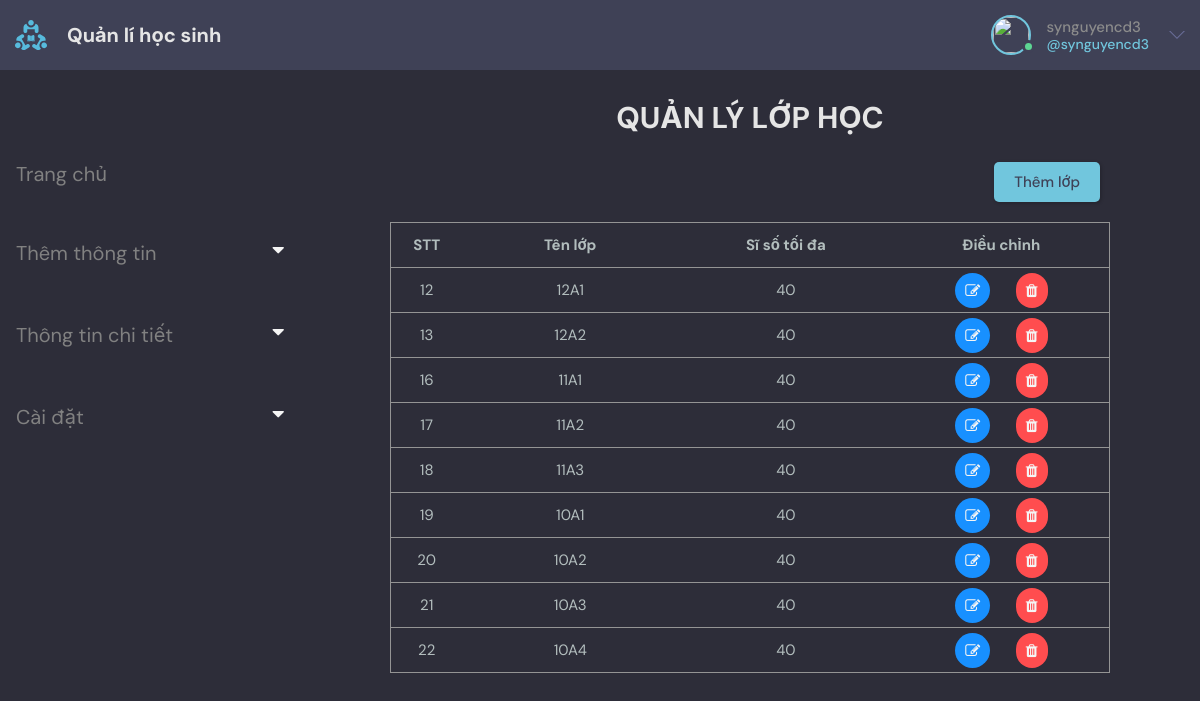
The app's page /class_setting/ (signed in) with its own data.
### base/models.py (models this page shows, shortened)
class LOPHOC(models.Model):
    TENLOP = models.CharField(max_length=30, null=False)
    SISO = models.IntegerField(null=False, validators=[MinValueValidator(0), MaxValueValidator(1000)])
    NIENKHOA = models.ForeignKey(Age, null=True ,on_delete=models.SET_NULL)

### base/views.py (the view, shortened to what this page needs)
def class_setting(request):
    form = ClassForm()
    classInfo = LOPHOC.objects.all().values()
    context = {
        'form':form,
        'classInfo':classInfo,
        }
    return render(request, 'base/class_setting.html',context)

### base/models.py (called while the page is built)
    def __str__(self):
        return self.year

### base/templates/base/class_setting.html (shortened to what this page needs)
{% extends 'main.html' %}
{% block content %}
<main class="layout">
    <div class="container">
        {% include 'base/topics_component.html' %}
        <div class = "roomList">
            <h1 class="label">Quản lý lớp học</h3>
            <div>
                <div class="row">
                    <button class="btn btn-outline-primary col-lg-11 btn--main" onclick="addClassForm();">Thêm lớp</button>
                </div>
                <table id="table" class="table table-sm">
                    <tr>
                        <th style="width:10%">STT</th>
                        <th style="width:30%">Tên lớp</th>
                        <th style="width:30%">Sĩ số tối đa</th>
                        <th style="width:30%">Điều chỉnh</th>
                    </tr>
                    {% for x in classInfo %}
                    <tr>
                        <td>{{ x.id }}</td>
                        <td>{{ x.TENLOP }}</td>
                        <td>{{ x.SISO }}</td>
                        <td>
                            <a class="modifyBtn" href="{% url 'class_setting_update' x.id %}"><i class="fa fa-edit"> </i> </a>
                            <a class="deleteBtn" href="{% url 'class_setting_delete' x.id %}"><i class="fa fa-trash"> </i> </a>
                        </td>
                    </tr>
                    {% endfor %}
                </table>
            </div>
            <br>
        </div>
    </div>
</main>
{% endblock content %}

### templates/navbar.html (shortened to what this page needs)
{% load static %}
<header class="header header--loggedIn">
    <div class="container">
        <a href="{% url 'home' %}" class="header__logo">
            <img src="{% static 'images/logo.svg' %}" />
            <h1>Quản lí học sinh</h1>
        </a>
        <nav class="header__menu">
            {% if request.user.is_authenticated %}
            <div class="header__user">
                <a href=" url 'update-user' ">
                    <div class="avatar avatar--medium active">
                        <img src="{{request.user.avatar.url}}" />
                    </div>
                    <p>{{request.user.username}} <span>@{{request.user.username}}</span></p>
                </a>
                <button class="dropdown-button">
                    <svg version="1.1" xmlns="http://www.w3.org/2000/svg" width="32" height="32" viewBox="0 0 32 32">
                        <title>chevron-down</title>
                        <path d="M16 21l-13-13h-3l16 16 16-16h-3l-13 13z"></path>
                    </svg>
                </button>
            </div>
            {% else %}
            <a href="{% url 'login' %}">
                <img src="{% static 'images/avatar.svg' %}" />
                <p>Login</p>
            </a>
            {% endif %}
        </nav>
    </div>
</header>

### static/styles/style.css (style rules this page uses)
:root { --color-main: #71c6dd; --color-main-light: #e1f6fb; --color-dark: #3f4156; --color-dark-medium: #51546e; --color-dark-light: #696d97; --color-light: #e5e5e5; --color-gray: #8b8b8b; --color-light-gray: #b2bdbd; --color-bg: #2d2d39; --color-success: #5dd693; --color-error: #fc4b0b; }
* { font-family: "DM Sans", -apple-system, BlinkMacSystemFont, "Segoe UI", Roboto, Oxygen, Ubuntu, Cantarell, "Open Sans", "Helvetica Neue", sans-serif; margin: 0; padding: 0; box-sizing: border-box; text-rendering: optimizeLegibility; font-size: inherit; }
html { font-size: 56.25%; }
@media only screen and (min-width: 1200px) { html { font-size: 62.5%; } }
body { line-height: 1.6; font-weight: 400; font-size: 1.5rem; color: var(--color-light-gray); background-color: var(--color-bg); min-height: 100vh; }
img { width: 100%; }
a { display: inline-block; color: var(--color-main); text-decoration: none; }
.container { max-width: 120rem; width: 100%; margin: auto; }
.btn { background-color: transparent; border: none; display: inline-flex; align-items: center; gap: 1rem; cursor: pointer; transition: all ease-in-out 0.3s; padding: 1rem 2rem; border-radius: 5px; box-shadow: 1px 1px 3px 1px rgba(0, 0, 0, 0.15); font-weight: 500; }
.btn--main { background-color: var(--color-main); color: var(--color-dark); }
.avatar { position: relative; display: inline-block; border-radius: 50%; border: 2px solid var(--color-main); }
.avatar img { display: block; border-radius: 50%; object-fit: cover; object-position: center; }
.avatar::after { content: ""; display: block; position: absolute; background-color: var(--color-gray); z-index: 111; border-radius: 50%; border: 0.3rem solid var(--color-dark); }
.avatar.active::after { background-color: var(--color-success); }
.avatar.avatar--medium img { width: 3.6rem; height: 3.6rem; border-radius: 50%; }
.avatar.avatar--medium:after { width: 0.7rem; height: 0.7rem; bottom: 0px; right: -6px; }
.header { padding: 1.5rem; background-color: var(--color-dark); }
.header > .container { display: flex; gap: 9.5rem; }
.header__logo, .header__user { display: flex; gap: 2rem; align-items: center; }
.header__logo > img { height: 3.2rem; width: 3.2rem; }
.header__logo > h1 { font-weight: 700; font-size: 2rem; color: var(--color-light); }
.header__menu { margin-left: auto; position: relative; }
.header__menu a { display: flex; gap: 1.5rem; align-items: center; font-weight: 500; text-decoration: none; color: var(--color-gray); }
.header__menu img { height: 3.6rem; }
.header__menu p { line-height: 1.2; }
.header__menu span { color: var(--color-main); font-weight: 500; font-size: 1.4rem; display: block; }
.header__menu svg { width: 1.6rem; height: 1.6rem; fill: var(--color-dark-light); }
.dropdown-button { background: transparent; border: 0; outline: 0; cursor: pointer; }
.layout { margin-top: 2.4rem; }
.layout > .container { display: flex; justify-content: space-between; align-items: flex-start; }
table, td, th { border: 0px solid black; }
th,td { padding-top: 0px; padding-bottom: 0px; padding-left: 0px; padding-right: 0px; text-align: center; }

### base/templates/base/class_setting.html (style rules this page uses)
.table { border:1px solid rgb(148, 148, 148); width:100%; border-collapse: collapse; }
h1.label { font-weight: 700; font-size: 2em; color: var(--color-light); text-align: center; text-transform:uppercase; }
.roomList { width:60%; }
tr { height:45px; border-bottom:1px solid rgb(148, 148, 148); position: relative; }
th, td { text-align: center; }
.btn { margin: 10px; background-color: var(--color-main); color: var(--color-dark); }
.row { display: flex; justify-content: flex-end; margin: 10px 0px; }
.modifyBtn { background-color: #1890FF; margin: auto; padding: 10px; border-radius: 20px; border: none; margin-right: 10%; }
.deleteBtn { background-color: #FF4D4F; padding: 10px; border-radius: 20px; border: none; margin: auto; }
i { color: whitesmoke; font-size: 20px; }

### base/templates/base/topics_component.html (style rules this page uses)
.active { color: white; }

### records on screen
LOPHOC: id "12", TENLOP "12A1", SISO "40"
LOPHOC: id "13", TENLOP "12A2", SISO "40"
LOPHOC: id "16", TENLOP "11A1", SISO "40"
LOPHOC: id "17", TENLOP "11A2", SISO "40"
LOPHOC: id "18", TENLOP "11A3", SISO "40"
LOPHOC: id "19", TENLOP "10A1", SISO "40"
LOPHOC: id "20", TENLOP "10A2", SISO "40"
LOPHOC: id "21", TENLOP "10A3", SISO "40"
LOPHOC: id "22", TENLOP "10A4", SISO "40"

### other values on screen
{{ request.user.username }} "synguyencd3"
